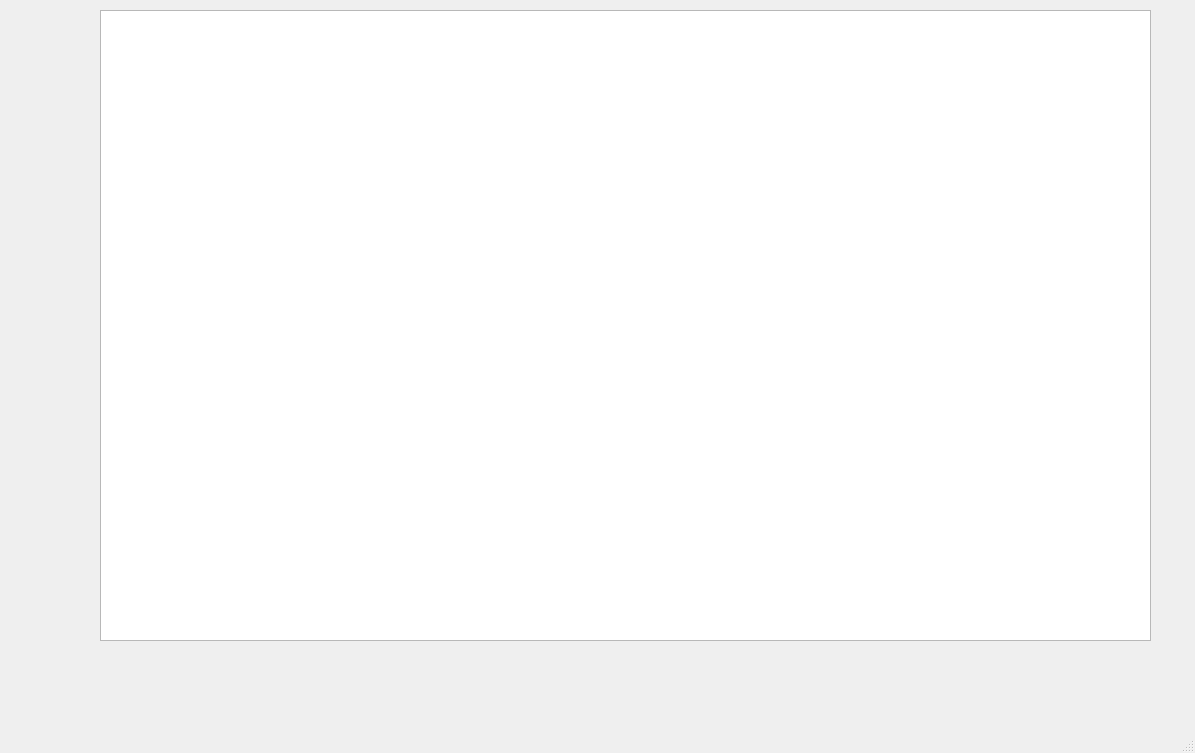
<?xml version="1.0" encoding="UTF-8"?>
<ui version="4.0">
 <class>MainWindow</class>
 <widget class="QMainWindow" name="MainWindow">
  <property name="geometry">
   <rect>
    <x>0</x>
    <y>0</y>
    <width>1195</width>
    <height>753</height>
   </rect>
  </property>
  <property name="windowTitle">
   <string>MainWindow</string>
  </property>
  <widget class="QWidget" name="centralwidget">
   <widget class="QTableWidget" name="tableWidget">
    <property name="geometry">
     <rect>
      <x>100</x>
      <y>10</y>
      <width>1051</width>
      <height>631</height>
     </rect>
    </property>
   </widget>
  </widget>
  <widget class="QMenuBar" name="menubar">
   <property name="geometry">
    <rect>
     <x>0</x>
     <y>0</y>
     <width>1195</width>
     <height>21</height>
    </rect>
   </property>
  </widget>
  <widget class="QStatusBar" name="statusbar"/>
 </widget>
 <resources/>
 <connections/>
</ui>
